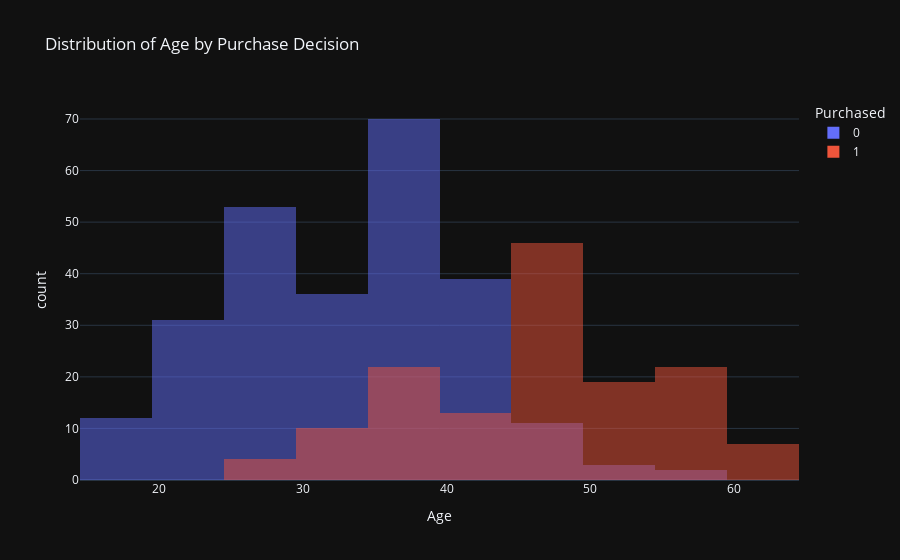
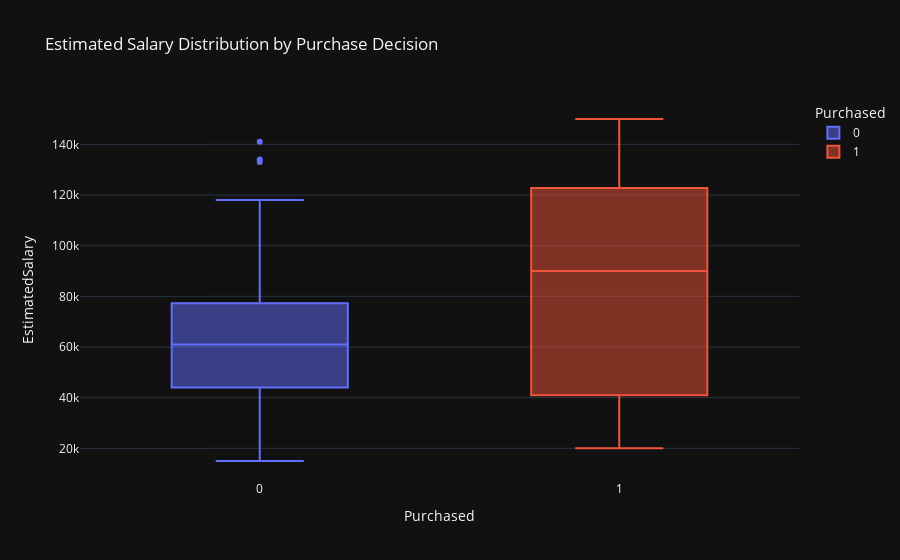

Notebook cell for these charts, in order:
### Code cell
# Histogram
fig = px.histogram(
    df.to_pandas(),
    x='Age',
    color='Purchased',
    title='Distribution of Age by Purchase Decision',
    barmode='overlay',
    nbins=20,  # Set number of bins
)
fig.show()

# Box Plot
fig = px.box(
    df.to_pandas(),
    x='Purchased',
    y='EstimatedSalary',
    color='Purchased',
    title='Estimated Salary Distribution by Purchase Decision',
)
fig.show()

### Figure 1 — Plotly figure (JSON) as saved in the notebook; plotly's stock layout.template omitted (floating-point values rounded to 4 significant figures; data arrays with more than 128 entries replaced by an {"elided": "..."} marker saying what was removed)
{"data": [{"alignmentgroup": "True", "bingroup": "x", "hovertemplate": "Purchased=0<br>Age=%{x}<br>count=%{y}<extra></extra>", "legendgroup": "0", "marker": {"color": "#636efa", "opacity": 0.5, "pattern": {"shape": ""}}, "name": "0", "nbinsx": 20, "offsetgroup": "0", "orientation": "v", "showlegend": true, "x": {"elided": "257 int values"}, "xaxis": "x", "yaxis": "y", "type": "histogram"}, {"alignmentgroup": "True", "bingroup": "x", "hovertemplate": "Purchased=1<br>Age=%{x}<br>count=%{y}<extra></extra>", "legendgroup": "1", "marker": {"color": "#EF553B", "opacity": 0.5, "pattern": {"shape": ""}}, "name": "1", "nbinsx": 20, "offsetgroup": "1", "orientation": "v", "showlegend": true, "x": {"elided": "143 int values"}, "xaxis": "x", "yaxis": "y", "type": "histogram"}], "layout": {"xaxis": {"anchor": "y", "domain": [0.0, 1.0], "title": {"text": "Age"}}, "yaxis": {"anchor": "x", "domain": [0.0, 1.0], "title": {"text": "count"}}, "legend": {"title": {"text": "Purchased"}, "tracegroupgap": 0}, "title": {"text": "Distribution of Age by Purchase Decision"}, "barmode": "overlay"}}

### Figure 2 — Plotly figure (JSON) as saved in the notebook; plotly's stock layout.template omitted (floating-point values rounded to 4 significant figures; data arrays with more than 128 entries replaced by an {"elided": "..."} marker saying what was removed)
{"data": [{"alignmentgroup": "True", "hovertemplate": "Purchased=%{x}<br>EstimatedSalary=%{y}<extra></extra>", "legendgroup": "0", "marker": {"color": "#636efa"}, "name": "0", "notched": false, "offsetgroup": "0", "orientation": "v", "showlegend": true, "x": {"elided": "257 int values"}, "x0": " ", "xaxis": "x", "y": {"elided": "257 int values"}, "y0": " ", "yaxis": "y", "type": "box"}, {"alignmentgroup": "True", "hovertemplate": "Purchased=%{x}<br>EstimatedSalary=%{y}<extra></extra>", "legendgroup": "1", "marker": {"color": "#EF553B"}, "name": "1", "notched": false, "offsetgroup": "1", "orientation": "v", "showlegend": true, "x": {"elided": "143 int values"}, "x0": " ", "xaxis": "x", "y": {"elided": "143 int values"}, "y0": " ", "yaxis": "y", "type": "box"}], "layout": {"xaxis": {"anchor": "y", "domain": [0.0, 1.0], "title": {"text": "Purchased"}, "categoryorder": "array", "categoryarray": [0, 1]}, "yaxis": {"anchor": "x", "domain": [0.0, 1.0], "title": {"text": "EstimatedSalary"}}, "legend": {"title": {"text": "Purchased"}, "tracegroupgap": 0}, "title": {"text": "Estimated Salary Distribution by Purchase Decision"}, "boxmode": "overlay"}}
